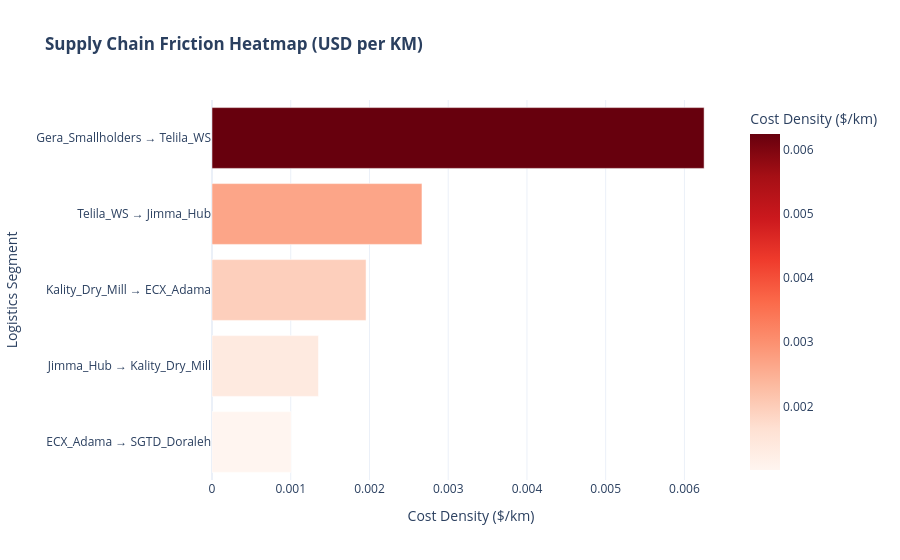

Write notebook code for a chart like this one.
### Markdown cell above
#### Creating the Value Leak Heatmap

### Code cell
# 1. Extract edge data into a dataframe for analysis
edge_list = []
for u, v, d in G.edges(data=True):
    edge_list.append({
        'Source': u,
        'Target': v,
        'Route': f"{u} → {v}",
        'Cost ($/kg)': d['cost_usd'],
        'Distance (km)': d['distance_km'],
        'Time (hrs)': d['time_hr'],
        'Friction ($/km)': d['cost_usd'] / d['distance_km']
    })

# 2. Sort by Friction to identify the primary bottleneck
bottleneck_df = pd.DataFrame(edge_list).sort_values(by='Friction ($/km)', ascending=False)

# 3. Numerical Summary for the Auditor
print("LOGISTICS FRICTION AUDIT (Sorted by Cost Density):")
display(bottleneck_df[['Route', 'Cost ($/kg)', 'Distance (km)', 'Friction ($/km)']].style.background_gradient(subset=['Friction ($/km)'], cmap='Reds'))

# 4. Visualize the Bottlenecks
fig = px.bar(bottleneck_df, x='Friction ($/km)', y='Route', orientation='h',
             title="<b>Supply Chain Friction Heatmap (USD per KM)</b>",
             labels={'Friction ($/km)': 'Cost Density ($/km)', 'Route': 'Logistics Segment'},
             color='Friction ($/km)', color_continuous_scale='Reds')

fig.update_layout(template="plotly_white", yaxis={'categoryorder':'total ascending'})
fig.show()

### Figure 1 — Plotly figure (JSON) as saved in the notebook; plotly's stock layout.template omitted (floating-point values rounded to 4 significant figures)
{"data": [{"hovertemplate": "Cost Density ($/km)=%{marker.color}<br>Logistics Segment=%{y}<extra></extra>", "legendgroup": "", "marker": {"color": [0.00625, 0.002667, 0.001957, 0.001352, 0.001006], "coloraxis": "coloraxis", "pattern": {"shape": ""}}, "name": "", "orientation": "h", "showlegend": false, "textposition": "auto", "type": "bar", "x": [0.00625, 0.002667, 0.001957, 0.001352, 0.001006], "xaxis": "x", "y": ["Gera_Smallholders → Telila_WS", "Telila_WS → Jimma_Hub", "Kality_Dry_Mill → ECX_Adama", "Jimma_Hub → Kality_Dry_Mill", "ECX_Adama → SGTD_Doraleh"], "yaxis": "y"}], "layout": {"barmode": "relative", "coloraxis": {"colorbar": {"title": {"text": "Cost Density ($/km)"}}, "colorscale": [[0, "rgb(255,245,240)"], [0.125, "rgb(254,224,210)"], [0.25, "rgb(252,187,161)"], [0.375, "rgb(252,146,114)"], [0.5, "rgb(251,106,74)"], [0.625, "rgb(239,59,44)"], [0.75, "rgb(203,24,29)"], [0.875, "rgb(165,15,21)"], [1, "rgb(103,0,13)"]]}, "legend": {"tracegroupgap": 0}, "title": {"text": "<b>Supply Chain Friction Heatmap (USD per KM)</b>"}, "xaxis": {"anchor": "y", "domain": [0, 1], "title": {"text": "Cost Density ($/km)"}}, "yaxis": {"anchor": "x", "categoryorder": "total ascending", "domain": [0, 1], "title": {"text": "Logistics Segment"}}}}
